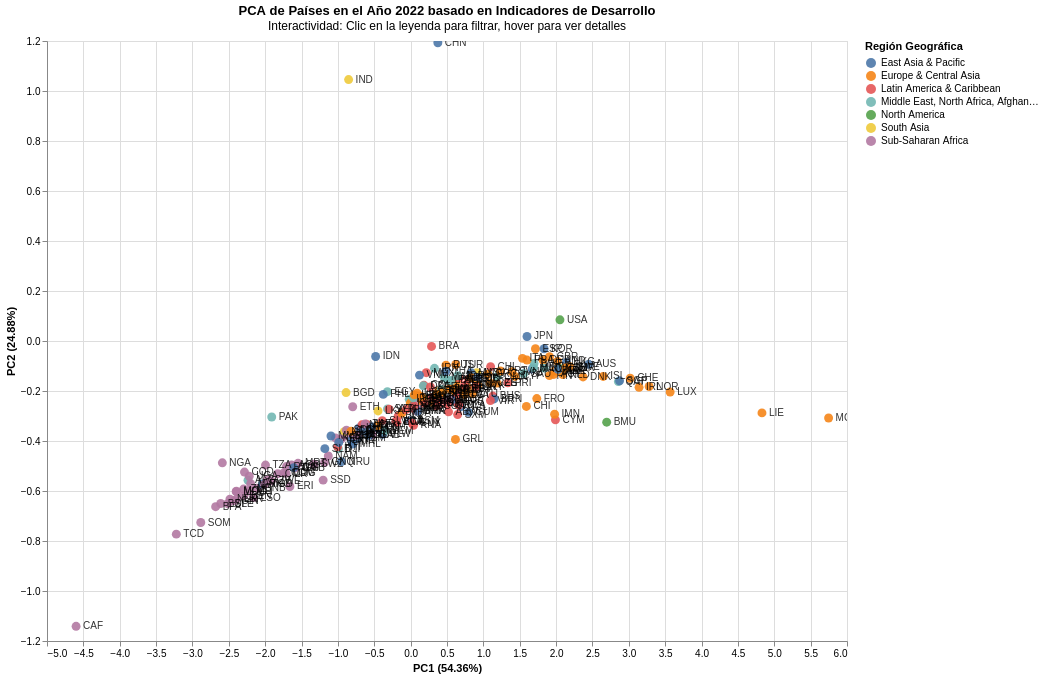

Write notebook code for a chart like this one.
### Code cell
from sklearn.preprocessing import StandardScaler
from sklearn.decomposition import PCA
from sklearn.impute import SimpleImputer
import numpy as np

# 1. Preparación y Limpieza de Datos
# Tratar de mantener tantos países como sea posible
df_pca_cleaned = df_pca_input.copy()

# Eliminar indicadores (columnas) con demasiados valores nulos (> 50%)
thresh = len(df_pca_cleaned) * 0.5
df_pca_cleaned = df_pca_cleaned.dropna(axis=1, thresh=thresh)

print(f"Indicadores restantes después de filtrar por completitud: {df_pca_cleaned.shape[1]}")

# Imputar valores faltantes con la media de cada indicador
imputer = SimpleImputer(strategy='mean')
df_imputed = pd.DataFrame(imputer.fit_transform(df_pca_cleaned),
                          columns=df_pca_cleaned.columns,
                          index=df_pca_cleaned.index)

print(f"Realizando PCA sobre {df_imputed.shape[0]} áreas y {df_imputed.shape[1]} indicadores.")

if df_imputed.empty or df_imputed.shape[1] < 2:
    print("No hay suficientes datos para realizar PCA.")
else:
    # 2. Escalado y PCA
    scaler = StandardScaler()
    scaled_data = scaler.fit_transform(df_imputed)

    pca = PCA(n_components=2)
    principal_components = pca.fit_transform(scaled_data)

    pca_results = pd.DataFrame(data=principal_components, columns=['PC1', 'PC2'], index=df_imputed.index).reset_index()

    # 3. Enriquecimiento con Metadatos usando DuckDB
    # Convertimos el diccionario de metadatos a DataFrame para DuckDB
    meta_list = [{'REF_AREA': k, **v} for k, v in area_metadata.items()]
    df_meta = pd.DataFrame(meta_list)

    # Unimos resultados de PCA con Metadatos y Datos Originales para Tooltips
    original_data = df_imputed.reset_index()
    # Se filtran las agregaciones regionales (m.region != 'Aggregates') para analizar solo paises
    pca_final = duckdb.query("""
        SELECT
            p.REF_AREA,
            p.PC1,
            p.PC2,
            m.full_name as 'País',
            m.region as 'Región',
            o.* EXCLUDE (REF_AREA)
        FROM pca_results p
        LEFT JOIN df_meta m ON p.REF_AREA = m.REF_AREA
        JOIN original_data o ON p.REF_AREA = o.REF_AREA
        WHERE m.region IS NOT NULL AND m.region != 'Aggregates'
    """).df()

    # 4. Mapeo de nombres legibles para el tooltip
    friendly_tooltips = [
        alt.Tooltip('REF_AREA:N', title='Código ISO'),
        alt.Tooltip('País:N'),
        alt.Tooltip('Región:N'),
        alt.Tooltip('PC1:Q', format='.2f'),
        alt.Tooltip('PC2:Q', format='.2f')
    ]

    # Añadir indicadores originales con nombres legibles al tooltip
    for col in df_imputed.columns:
        friendly_name = indicators_for_pca.get(col, col)
        friendly_tooltips.append(alt.Tooltip(f'{col}:Q', title=friendly_name, format='.2f'))

    # 5. Visualización Interactiva con Altair
    selection = alt.selection_point(fields=['Región'], bind='legend')

    base = alt.Chart(pca_final).encode(
        x=alt.X('PC1:Q', title=f'PC1 ({pca.explained_variance_ratio_[0]*100:.2f}%)'),
        y=alt.Y('PC2:Q', title=f'PC2 ({pca.explained_variance_ratio_[1]*100:.2f}%)')
    )

    scatter = base.mark_circle(size=80, opacity=0.7).encode(
        color=alt.Color('Región:N', scale=alt.Scale(scheme='tableau10'), title='Región Geográfica'),
        opacity=alt.condition(selection, alt.value(0.9), alt.value(0.1)),
        tooltip=friendly_tooltips
    ).add_params(
        selection
    )

    # Representar codigo ISO del pais en el grafico
    text = base.mark_text(align='left', baseline='middle', dx=7, fontSize=10).encode(
        text='REF_AREA:N',
        color=alt.value('black'),
        opacity=alt.condition(selection, alt.value(0.8), alt.value(0.1))
    )

    chart = (scatter + text).properties(
        title={
            "text": "PCA de Países en el Año 2022 basado en Indicadores de Desarrollo",
            "subtitle": "Interactividad: Clic en la leyenda para filtrar, hover para ver detalles"
        },
        width=800,
        height=600
    ).interactive()

    display(chart)

### Figure 1 — Vega-Lite specification as saved in the notebook (floating-point values rounded to 4 significant figures; data arrays with more than 128 entries replaced by an {"elided": "..."} marker saying what was removed)
{"config": {"view": {"continuousWidth": 300, "continuousHeight": 300}}, "layer": [{"mark": {"type": "circle", "opacity": 0.7, "size": 80}, "encoding": {"color": {"field": "Región", "scale": {"scheme": "tableau10"}, "title": "Región Geográfica", "type": "nominal"}, "opacity": {"condition": {"param": "param_9", "value": 0.9}, "value": 0.1}, "tooltip": [{"field": "REF_AREA", "title": "Código ISO", "type": "nominal"}, {"field": "País", "type": "nominal"}, {"field": "Región", "type": "nominal"}, {"field": "PC1", "format": ".2f", "type": "quantitative"}, {"field": "PC2", "format": ".2f", "type": "quantitative"}, {"field": "WB_WDI_SP_POP_TOTL", "format": ".2f", "title": "Poblacion Total", "type": "quantitative"}, {"field": "WB_WDI_NY_GDP_PCAP_CD", "format": ".2f", "title": "PIB per Capita (USD)", "type": "quantitative"}, {"field": "WB_WDI_SP_DYN_LE00_IN", "format": ".2f", "title": "Esperanza de Vida al Nacer", "type": "quantitative"}, {"field": "WB_WDI_IT_NET_USER_ZS", "format": ".2f", "title": "Usuarios de Internet (% poblacion)", "type": "quantitative"}], "x": {"field": "PC1", "title": "PC1 (54.36%)", "type": "quantitative"}, "y": {"field": "PC2", "title": "PC2 (24.88%)", "type": "quantitative"}}, "name": "view_3"}, {"mark": {"type": "text", "align": "left", "baseline": "middle", "dx": 7, "fontSize": 10}, "encoding": {"color": {"value": "black"}, "opacity": {"condition": {"param": "param_9", "value": 0.8}, "value": 0.1}, "text": {"field": "REF_AREA", "type": "nominal"}, "x": {"field": "PC1", "title": "PC1 (54.36%)", "type": "quantitative"}, "y": {"field": "PC2", "title": "PC2 (24.88%)", "type": "quantitative"}}}], "data": {"name": "data-979c060a009dd720324a976b36b0ef75"}, "height": 600, "params": [{"name": "param_9", "select": {"type": "point", "fields": ["Región"]}, "bind": "legend", "views": ["view_3"]}, {"name": "param_10", "select": {"type": "interval", "encodings": ["x", "y"]}, "bind": "scales", "views": ["view_3"]}], "title": {"text": "PCA de Países en el Año 2022 basado en Indicadores de Desarrollo", "subtitle": "Interactividad: Clic en la leyenda para filtrar, hover para ver detalles"}, "width": 800, "$schema": "https://vega.github.io/schema/vega-lite/v5.20.1.json", "datasets": {"data-979c060a009dd720324a976b36b0ef75": {"elided": "217 records"}}}
